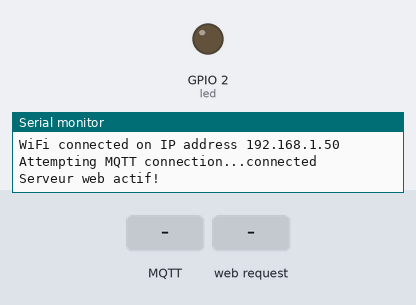
Recording of a sketch running on a simulated ESP32. On the bench: output pins drawn as LEDs (lit = HIGH), the last lines printed to the serial monitor. The inputs (shaded band) are chosen by the test bench. WiFi joins after 1.5 s; servers stay silent unless stated; no MQTT or app messages arrive unless stated.

Above: at 3.2 s.
3.3 s: MQTT message "on" arrives on the first subscribed topic
At 3.9 s:
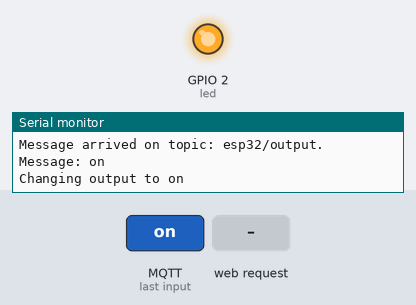
4.8 s: HTTP request GET /off received
At 5.1 s:
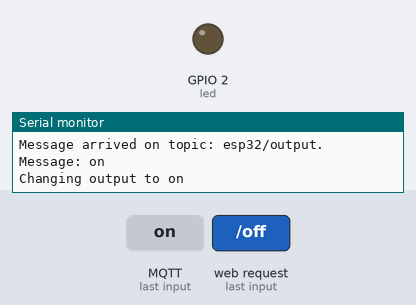
6.3 s: HTTP request GET /on received
At 7.4 s:
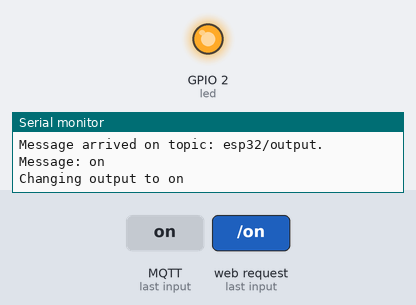
9.3 s: MQTT message "off" arrives on the first subscribed topic
At 9.7 s:
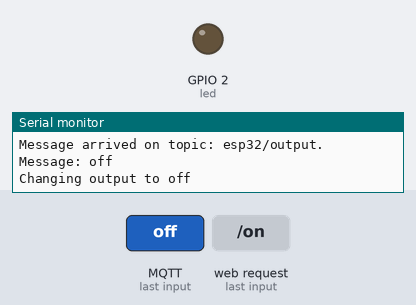
Timing chart, 0 to 11.8 s (numbered marks = the images above; inputs shaded):
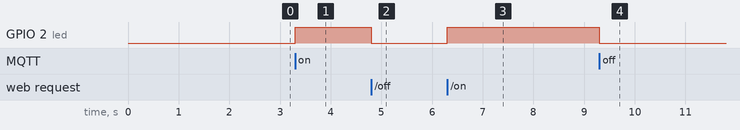

Measured:
- after the input at 3.3 s, GPIO 2 (led): LOW → HIGH at once
- after the input at 4.8 s, GPIO 2 (led): HIGH → LOW at once
- after the input at 6.3 s, GPIO 2 (led): LOW → HIGH at once
- after the input at 9.3 s, GPIO 2 (led): HIGH → LOW at once

The sketch:

projet.ino
```cpp
#include <WiFi.h>
#include <PubSubClient.h>
#include <WebServer.h>

//Info pour le WIFI
#define WIFI_SSID ""
#define WIFI_PASSWORD ""

//Info MQTT
#define MQTT_SERVER ""
#define MQTT_PORT 1883
WiFiClient espClient;
PubSubClient client(espClient);

#define MAX_MSG_LEN 128
WebServer server(80);

const int led = 2;
bool etatLed = 0;
char texteEtatLed[2][10] = {"ÉTEINTE!","ALLUMÉE!"};


void handleRoot()
{
    String page = "<!DOCTYPE html>";

    page += "<html lang='fr'>";

    page += "<head>";
    page += "    <title>Serveur ESP32</title>";
    page += "    <meta http-equiv='refresh' content='60' name='viewport' content='width=device-width, initial-scale=1' charset='UTF-8' />";
    page += "    <link rel='stylesheet' href='https://www.w3schools.com/w3css/4/w3.css'>";
    page += "</head>";

    page += "<body>";
    page += "    <div class='w3-card w3-blue w3-padding-small w3-jumbo w3-center'>";
    page += "        <p>ÉTAT LED: "; page += texteEtatLed[etatLed]; + "</p>";
    page += "    </div>";

    page += "    <div class='w3-bar'>";
    page += "        <a href='/on' class='w3-bar-item w3-button w3-border w3-jumbo' style='width:50%; height:50%;'>ON</a>";
    page += "        <a href='/off' class='w3-bar-item w3-button w3-border w3-jumbo' style='width:50%; height:50%;'>OFF</a>";
    page += "    </div>";

    page += "    <div class='w3-center w3-padding-16'>";
    page += "    </div>";

    page += "</body>";

    page += "</html>";

    server.setContentLength(page.length());
    server.send(200, "text/html", page);
}

void handleOn()
{
    etatLed = 1;
    digitalWrite(led, HIGH);
    server.sendHeader("Location","/");
    server.send(303);
}

void handleOff()
{
    etatLed = 0;
    digitalWrite(led, LOW);
    server.sendHeader("Location","/");
    server.send(303);
}

void handleNotFound()
{
    server.send(404, "text/plain", "404: Not found");
}


void connect_WIFI(){
   // Set software serial baud to 115200;
  Serial.begin(115200);

  WiFi.begin(WIFI_SSID, WIFI_PASSWORD);

  while (WiFi.status() != WL_CONNECTED) {
      delay(1000);
    Serial.println("Connecting to WiFi..");
  }
  Serial.print("WiFi connected on IP address ");
  Serial.println(WiFi.localIP());

}

void connect_MQTT(){
  while (!client.connected()) {
    Serial.print("Attempting MQTT connection...");
    // Attempt to connect
    if (client.connect("esp32_Danny")) {
      Serial.println("connected");
      // Subscribe
      client.subscribe("esp32/output");
    } else {
      Serial.print("failed, rc=");
      Serial.print(client.state());
      Serial.println(" try again in 5 seconds");
      // Wait 5 seconds before retrying
      delay(5000);
    }
  }
}

void callback(char* topic, byte* message, unsigned int length) {
  Serial.print("Message arrived on topic: ");
  Serial.print(topic);
  Serial.print(". Message: ");
  String messageTemp;

  for (int i = 0; i < length; i++) {
    Serial.print((char)message[i]);
    messageTemp += (char)message[i];
  }
  Serial.println();

  if (String(topic) == "esp32/output") {
    Serial.print("Changing output to ");
    if(messageTemp == "on"){
      digitalWrite(led, HIGH);
      Serial.println("on");
    }
    else if(messageTemp == "off"){
      digitalWrite(led, LOW);
      Serial.println("off");
    }
  }
}


void setup() {
  pinMode(led, OUTPUT);
  connect_WIFI();

  client.setServer(MQTT_SERVER,MQTT_PORT);
  client.setCallback(callback);

  connect_MQTT();

  server.on("/", handleRoot);
  server.on("/on", handleOn);
  server.on("/off", handleOff);
  server.onNotFound(handleNotFound);
  server.begin();

  Serial.println("Serveur web actif!");
}

void loop() {
  server.handleClient();
  if (!client.connected()) {
    Serial.println("Connecting ...");
    delay(5000);
    if (client.connect("esp32_Danny")) {
      client.subscribe("esp32/output");
      client.setCallback(callback);
    }
  }
  client.loop();
  delay(1);
}
```
